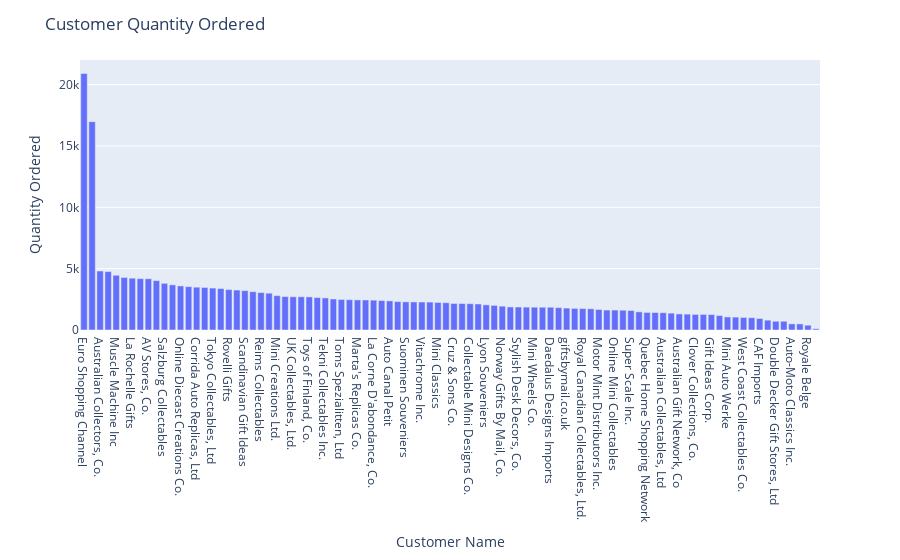

The cell this chart's notebook holds for it:
### Code cell
fig = px.bar(c_quanitity_pieces.sort_values('QUANTITYORDERED', ascending=False), y="QUANTITYORDERED", x="CUSTOMERNAME")

fig.update_layout(title="Customer Quantity Ordered", xaxis_title="Customer Name", yaxis_title="Quantity Ordered")

fig.show()

### Figure 1 — Plotly figure (JSON) as saved in the notebook; plotly's stock layout.template omitted (floating-point values rounded to 4 significant figures)
{"data": [{"alignmentgroup": "True", "hovertemplate": "CUSTOMERNAME=%{x}<br>QUANTITYORDERED=%{y}<extra></extra>", "legendgroup": "", "marker": {"color": "#636efa", "pattern": {"shape": ""}}, "name": "", "offsetgroup": "", "orientation": "v", "showlegend": false, "textposition": "auto", "type": "bar", "x": ["Euro Shopping Channel", "Mini Gifts Distributors Ltd.", "Australian Collectors, Co.", "The Sharp Gifts Warehouse", "Muscle Machine Inc", "Saveley & Henriot, Co.", "La Rochelle Gifts", "Corporate Gift Ideas Co.", "AV Stores, Co.", "Dragon Souveniers, Ltd.", "Salzburg Collectables", "Land of Toys Inc.", "Online Diecast Creations Co.", "Anna's Decorations, Ltd", "Corrida Auto Replicas, Ltd", "Souveniers And Things Co.", "Tokyo Collectables, Ltd", "L'ordine Souveniers", "Rovelli Gifts", "Diecast Classics Inc.", "Scandinavian Gift Ideas", "Toys4GrownUps.com", "Reims Collectables", "Danish Wholesale Imports", "Mini Creations Ltd.", "Oulu Toy Supplies, Inc.", "UK Collectables, Ltd.", "Technics Stores Inc.", "Toys of Finland, Co.", "Handji Gifts& Co", "Tekni Collectables Inc.", "Amica Models & Co.", "Toms Spezialitten, Ltd", "Baane Mini Imports", "Marta's Replicas Co.", "Gift Depot Inc.", "La Corne D'abondance, Co.", "Herkku Gifts", "Auto Canal Petit", "Marseille Mini Autos", "Suominen Souveniers", "Heintze Collectables", "Vitachrome Inc.", "Mini Caravy", "Mini Classics", "Collectables For Less Inc.", "Cruz & Sons Co.", "Vida Sport, Ltd", "Collectable Mini Designs Co.", "FunGiftIdeas.com", "Lyon Souveniers", "Diecast Collectables", "Norway Gifts By Mail, Co.", "Blauer See Auto, Co.", "Stylish Desk Decors, Co.", "Gifts4AllAges.com", "Mini Wheels Co.", "Signal Gift Stores", "Daedalus Designs Imports", "Auto Assoc. & Cie.", "giftsbymail.co.uk", "Canadian Gift Exchange Network", "Royal Canadian Collectables, Ltd.", "Enaco Distributors", "Motor Mint Distributors Inc.", "Iberia Gift Imports, Corp.", "Online Mini Collectables", "Classic Gift Ideas, Inc", "Super Scale Inc.", "Petit Auto", "Quebec Home Shopping Network", "Classic Legends Inc.", "Australian Collectables, Ltd", "Alpha Cognac", "Australian Gift Network, Co", "Volvo Model Replicas, Co", "Clover Collections, Co.", "Osaka Souveniers Co.", "Gift Ideas Corp.", "Signal Collectibles Ltd.", "Mini Auto Werke", "Microscale Inc.", "West Coast Collectables Co.", "Men 'R' US Retailers, Ltd.", "CAF Imports", "Bavarian Collectables Imports, Co.", "Double Decker Gift Stores, Ltd", "Cambridge Collectables Co.", "Auto-Moto Classics Inc.", "Atelier graphique", "Royale Belge", "Boards & Toys Co."], "xaxis": "x", "y": [20908, 16982, 4808, 4760, 4462, 4284, 4224, 4187, 4177, 4026, 3804, 3678, 3593, 3533, 3489, 3468, 3420, 3380, 3300, 3257, 3211, 3124, 3051, 3001, 2800, 2725, 2709, 2708, 2699, 2645, 2613, 2529, 2491, 2471, 2454, 2446, 2432, 2397, 2373, 2316, 2295, 2288, 2281, 2276, 2243, 2224, 2164, 2156, 2145, 2121, 2052, 2005, 1943, 1880, 1874, 1866, 1859, 1858, 1856, 1825, 1790, 1761, 1746, 1728, 1672, 1627, 1626, 1613, 1588, 1481, 1434, 1425, 1410, 1374, 1310, 1294, 1269, 1269, 1256, 1175, 1064, 1051, 1022, 1000, 936, 802, 714, 714, 501, 497, 392, 102], "yaxis": "y"}], "layout": {"barmode": "relative", "legend": {"tracegroupgap": 0}, "margin": {"t": 60}, "title": {"text": "Customer Quantity Ordered"}, "xaxis": {"anchor": "y", "domain": [0, 1], "title": {"text": "Customer Name"}}, "yaxis": {"anchor": "x", "domain": [0, 1], "title": {"text": "Quantity Ordered"}}}}
